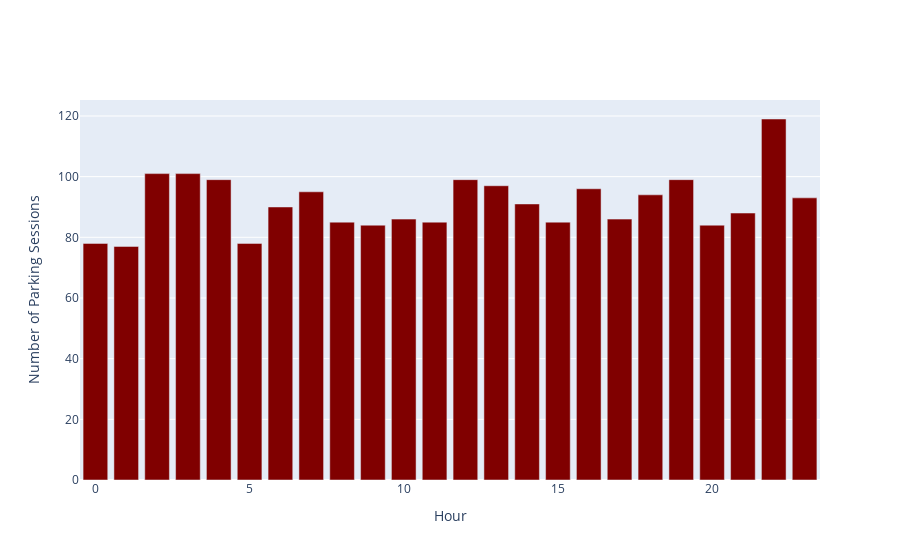

The code cell stored with this chart in its notebook:
### Markdown cell above
### Distribution of parking sessions by hour of the day

### Code cell
plot_bar(data=df1, variable="hour", colour='maroon')

### Figure 1 — Plotly figure (JSON) as saved in the notebook; plotly's stock layout.template omitted (floating-point values rounded to 4 significant figures)
{"data": [{"marker": {"color": "maroon"}, "type": "bar", "x": [0, 1, 2, 3, 4, 5, 6, 7, 8, 9, 10, 11, 12, 13, 14, 15, 16, 17, 18, 19, 20, 21, 22, 23], "y": [78, 77, 101, 101, 99, 78, 90, 95, 85, 84, 86, 85, 99, 97, 91, 85, 96, 86, 94, 99, 84, 88, 119, 93]}], "layout": {"title": {"text": ""}, "xaxis": {"title": {"text": "Hour"}}, "yaxis": {"title": {"text": "Number of Parking Sessions"}}}}
